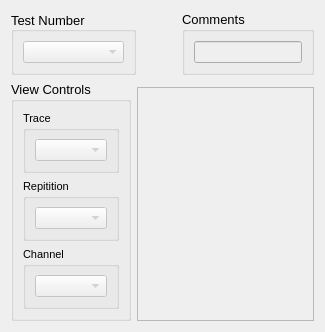
        <widget class="QWidget" name="spike_rates">
         <property name="sizePolicy">
          <sizepolicy hsizetype="Preferred" vsizetype="Preferred">
           <horstretch>0</horstretch>
           <verstretch>0</verstretch>
          </sizepolicy>
         </property>
         <attribute name="title">
          <string>Spike Rates</string>
         </attribute>
         <layout class="QGridLayout" name="gridLayout_42">
          <item row="0" column="0">
           <widget class="QGroupBox" name="groupBox_sr_test">
            <property name="sizePolicy">
             <sizepolicy hsizetype="Fixed" vsizetype="Preferred">
              <horstretch>0</horstretch>
              <verstretch>0</verstretch>
             </sizepolicy>
            </property>
            <property name="minimumSize">
             <size>
              <width>125</width>
              <height>0</height>
             </size>
            </property>
            <property name="font">
             <font>
              <pointsize>10</pointsize>
             </font>
            </property>
            <property name="title">
             <string>Test Number </string>
            </property>
            <property name="alignment">
             <set>Qt::AlignLeading|Qt::AlignLeft|Qt::AlignVCenter</set>
            </property>
            <property name="flat">
             <bool>true</bool>
            </property>
            <layout class="QGridLayout" name="gridLayout_56">
             <item row="0" column="0">
              <widget class="QComboBox" name="comboBox_sr_test_num">
               <property name="enabled">
                <bool>false</bool>
               </property>
               <property name="sizePolicy">
                <sizepolicy hsizetype="Preferred" vsizetype="Fixed">
                 <horstretch>0</horstretch>
                 <verstretch>0</verstretch>
                </sizepolicy>
               </property>
               <property name="minimumSize">
                <size>
                 <width>75</width>
                 <height>20</height>
                </size>
               </property>
               <property name="maximumSize">
                <size>
                 <width>16777215</width>
                 <height>16777215</height>
                </size>
               </property>
               <property name="font">
                <font>
                 <pointsize>8</pointsize>
                </font>
               </property>
               <property name="layoutDirection">
                <enum>Qt::LeftToRight</enum>
               </property>
              </widget>
             </item>
            </layout>
           </widget>
          </item>
          <item row="0" column="1">
           <spacer name="horizontalSpacer_10">
            <property name="orientation">
             <enum>Qt::Horizontal</enum>
            </property>
            <property name="sizeType">
             <enum>QSizePolicy::Fixed</enum>
            </property>
            <property name="sizeHint" stdset="0">
             <size>
              <width>34</width>
              <height>20</height>
             </size>
            </property>
           </spacer>
          </item>
          <item row="0" column="2">
           <widget class="QGroupBox" name="groupBox_sr_comments">
            <property name="sizePolicy">
             <sizepolicy hsizetype="Preferred" vsizetype="Preferred">
              <horstretch>0</horstretch>
              <verstretch>0</verstretch>
             </sizepolicy>
            </property>
            <property name="font">
             <font>
              <pointsize>10</pointsize>
             </font>
            </property>
            <property name="title">
             <string>Comments </string>
            </property>
            <property name="flat">
             <bool>true</bool>
            </property>
            <layout class="QGridLayout" name="gridLayout_63">
             <item row="0" column="0">
              <widget class="QLineEdit" name="lineEdit_sr_comments">
               <property name="enabled">
                <bool>false</bool>
               </property>
               <property name="sizePolicy">
                <sizepolicy hsizetype="Expanding" vsizetype="Fixed">
                 <horstretch>0</horstretch>
                 <verstretch>0</verstretch>
                </sizepolicy>
               </property>
               <property name="minimumSize">
                <size>
                 <width>0</width>
                 <height>20</height>
                </size>
               </property>
               <property name="font">
                <font>
                 <pointsize>8</pointsize>
                </font>
               </property>
               <property name="readOnly">
                <bool>true</bool>
               </property>
              </widget>
             </item>
            </layout>
           </widget>
          </item>
          <item row="1" column="0" colspan="3">
           <layout class="QGridLayout" name="gridLayout_57">
            <item row="0" column="0" rowspan="2">
             <widget class="QGroupBox" name="groupBox_sr_viewcontrols">
              <property name="sizePolicy">
               <sizepolicy hsizetype="Preferred" vsizetype="Preferred">
                <horstretch>1</horstretch>
                <verstretch>0</verstretch>
               </sizepolicy>
              </property>
              <property name="font">
               <font>
                <pointsize>10</pointsize>
               </font>
              </property>
              <property name="title">
               <string>View Controls </string>
              </property>
              <layout class="QGridLayout" name="gridLayout_58">
               <item row="0" column="0">
                <layout class="QGridLayout" name="gridLayout_59">
                 <item row="0" column="0">
                  <widget class="QGroupBox" name="groupBox_sr_view_trace">
                   <property name="font">
                    <font>
                     <pointsize>8</pointsize>
                    </font>
                   </property>
                   <property name="title">
                    <string>Trace </string>
                   </property>
                   <property name="flat">
                    <bool>true</bool>
                   </property>
                   <layout class="QGridLayout" name="gridLayout_60">
                    <item row="0" column="0">
                     <widget class="QComboBox" name="comboBox_sr_view_trace">
                      <property name="enabled">
                       <bool>false</bool>
                      </property>
                     </widget>
                    </item>
                   </layout>
                  </widget>
                 </item>
                 <item row="2" column="0">
                  <widget class="QGroupBox" name="groupBox_sr_view_channel">
                   <property name="font">
                    <font>
                     <pointsize>8</pointsize>
                    </font>
                   </property>
                   <property name="title">
                    <string>Channel </string>
                   </property>
                   <property name="flat">
                    <bool>true</bool>
                   </property>
                   <layout class="QGridLayout" name="gridLayout_61">
                    <item row="0" column="0">
                     <widget class="QComboBox" name="comboBox_sr_view_channel">
                      <property name="enabled">
                       <bool>false</bool>
                      </property>
                     </widget>
                    </item>
                   </layout>
                  </widget>
                 </item>
                 <item row="1" column="0">
                  <widget class="QGroupBox" name="groupBox_sr_view_rep">
                   <property name="font">
                    <font>
                     <pointsize>8</pointsize>
                    </font>
                   </property>
                   <property name="title">
                    <string>Repitition </string>
                   </property>
                   <property name="flat">
                    <bool>true</bool>
                   </property>
                   <layout class="QGridLayout" name="gridLayout_62">
                    <item row="0" column="0">
                     <widget class="QComboBox" name="comboBox_sr_view_rep">
                      <property name="enabled">
                       <bool>false</bool>
                      </property>
                     </widget>
                    </item>
                   </layout>
                  </widget>
                 </item>
                </layout>
               </item>
              </layout>
             </widget>
            </item>
            <item row="1" column="1">
             <widget class="QScrollArea" name="scrollArea_sr">
              <property name="sizePolicy">
               <sizepolicy hsizetype="Expanding" vsizetype="Expanding">
                <horstretch>3</horstretch>
                <verstretch>0</verstretch>
               </sizepolicy>
              </property>
              <property name="widgetResizable">
               <bool>true</bool>
              </property>
              <widget class="QWidget" name="scrollAreaWidgetContents_3">
               <property name="geometry">
                <rect>
                 <x>0</x>
                 <y>0</y>
                 <width>557</width>
                 <height>154</height>
                </rect>
               </property>
              </widget>
             </widget>
            </item>
           </layout>
          </item>
         </layout>
        </widget>
